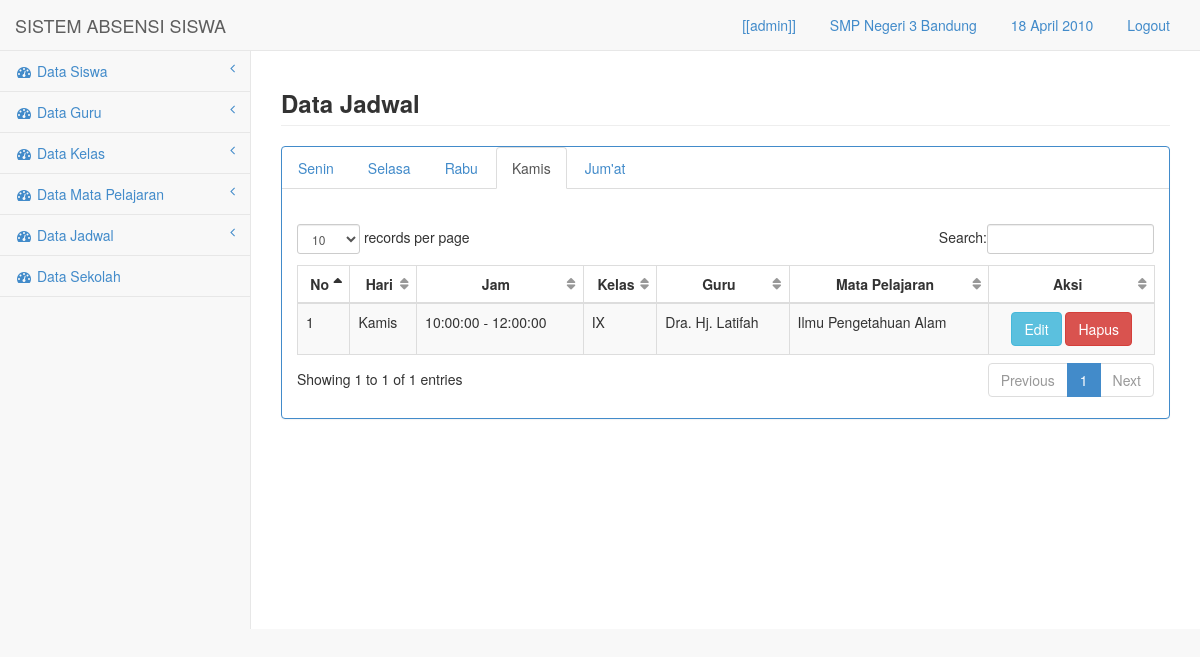
The app's page /media.php?module=kamis (signed in) with its own data.
### tables this page shows
CREATE TABLE `sekolah` (
  `id` int(10) NOT NULL,
  `kode` varchar(50) NOT NULL,
  `nama` varchar(100) NOT NULL,
  `alamat` text NOT NULL
);

CREATE TABLE `jadwal` (
  `idj` int(11) NOT NULL,
  `idh` int(11) NOT NULL,
  `idg` int(11) NOT NULL,
  `idk` int(11) NOT NULL,
  `idm` int(11) NOT NULL,
  `jam_mulai` time NOT NULL,
  `jam_selesai` time NOT NULL,
  `aktif` int(11) NOT NULL
);

CREATE TABLE `hari` (
  `idh` int(11) NOT NULL,
  `hari` varchar(15) NOT NULL
);

CREATE TABLE `kelas` (
  `idk` int(10) NOT NULL,
  `id` int(10) NOT NULL,
  `nama` varchar(50) NOT NULL
);

CREATE TABLE `guru` (
  `idg` int(10) NOT NULL,
  `nip` varchar(50) NOT NULL,
  `nama` varchar(100) NOT NULL,
  `jk` varchar(3) NOT NULL,
  `alamat` text NOT NULL,
  `pass` text NOT NULL
);

CREATE TABLE `mata_pelajaran` (
  `idm` int(11) NOT NULL,
  `nama_mp` varchar(100) NOT NULL
);

### config/fungsi.php (called while the page is built, shortened)
<?php
function tgl_ina($parameter){
$thn=substr($parameter,0,4);
$b=substr($parameter,5,2);
$tgl=substr($parameter,-2);
if($b==1) {$bln="Januari";}
else if($b==2) {$bln="Februari";}
else if($b==3) {$bln="Maret";}
else if($b==4) {$bln="April";}
$tanggal=$tgl . " ".$bln ." ".$thn;
return $tanggal;
}
?>

### module/jadwal/kamis.php (the view)
            <div class="row">
                <div class="col-lg-12">
					<h3 class="page-header"><strong>Data Jadwal</strong></h3>
                </div>
            </div>
            <div class="row">
                <div class="col-lg-12">
                    <div class="panel panel-primary">
                      <ul class="nav nav-tabs">
                    	  <li role="presentation"><a href="media.php?module=senin">Senin</a></li>
                    	  <li role="presentation"><a href="media.php?module=selasa">Selasa</a></li>
                    	  <li role="presentation"><a href="media.php?module=rabu">Rabu</a></li>
                        <li role="presentation" class="active"><a href="media.php?module=kamis">Kamis</a></li>
                        <li role="presentation"><a href="media.php?module=jumat">Jum'at</a></li>
                    	</ul>
                      <br>
                        <div class="panel-body">
                            <div class="table-responsive">
                                <table class="table table-striped table-bordered table-hover" id="dataTables-example">
                                    <thead>
                                        <tr>
                                            <th class="text-center">No</th>
                                            <th class="text-center">Hari</th>
                                            <th class="text-center">Jam</th>
                                            <th class="text-center">Kelas</th>
                                            <th class="text-center">Guru</th>
                                            <th class="text-center">Mata Pelajaran</th>
                                            <th class="text-center">Aksi</th>
                                        </tr>
                                    </thead>
                                    <tbody>
<?php
$no=1;
	$sql=mysql_query("select jadwal.idj , hari.hari , kelas.nama AS nama_kelas, guru.nama AS nama_guru, mata_pelajaran.nama_mp
  , jadwal.jam_selesai, jadwal.jam_mulai from jadwal,hari,kelas,guru,mata_pelajaran WHERE jadwal.idh=hari.idh AND jadwal.idk=kelas.idk AND jadwal.idg=guru.idg AND jadwal.idm=mata_pelajaran.idm AND jadwal.idh=4
  ORDER BY jadwal.jam_mulai");
	while($rs=mysql_fetch_array($sql)){
?>                                        <tr class="odd gradeX">
                                            <td><?php echo"$no";  ?></td>
                                            <td ><?php echo"$rs[hari]";  ?></td>
                                            <td ><?php echo"$rs[jam_mulai] - $rs[jam_selesai]";  ?></td>
                                            <td ><?php echo"$rs[nama_kelas]";  ?></td>
                                            <td ><?php echo"$rs[nama_guru]";  ?></td>
                                            <td ><?php echo"$rs[nama_mp]";  ?></td>
                                        <td class="text-center"><a href="./././media.php?module=input_jadwal&act=edit_jadwal&idj=<?php echo $rs['idj'] ?>"><button type="button" class="btn btn-info">Edit</button></a>
                                        <a href="././module/simpan.php?act=hapus_jadwal&idj=<?php echo $rs['idj'] ?>"><button type="button" class="btn btn-danger">Hapus</button></a></td>
                                        </tr>
<?php
$no++;}
?>
                                    </tbody>
                                </table>
                            </div>
                        </div>
                    </div>
                </div>
            </div>

### media.php (shortened to what this page needs)
<?php
if(!empty($_SESSION['nama'])){
$usre=$_SESSION['nama'];
$level=$_SESSION['level'];
$klss=$_SESSION['idk'];
$idd=$_SESSION['id'];
include "config/fungsi.php";
?>
<!DOCTYPE html>
<html>
<head>
    <link href="css/bootstrap.min.css" rel="stylesheet">
    <link href="font-awesome/css/font-awesome.css" rel="stylesheet">
    <link href="css/plugins/dataTables/dataTables.bootstrap.css" rel="stylesheet">
    <link href="css/sb-admin.css" rel="stylesheet">
</head>
<body>
    <div id="wrapper">
        <nav class="navbar navbar-default navbar-fixed-top" role="navigation" style="margin-bottom: 0">
            <div class="navbar-header">
                <a class="navbar-brand" href="media.php?module=home">SISTEM ABSENSI SISWA</a>
            </div>
            <ul class="nav navbar-top-links navbar-right">
                <li class="dropdown">
                    <a class="dropdown-toggle" data-toggle="dropdown" href="#">
<?php
if($level=="admin") {
echo "[[$usre]]";
}
elseif($level=="guru") {
echo "Guru: $usre";
}
else {
echo "Siswa: $usre";
}
?>
                   </a>
                </li>
       <li class="dropdown">
                    <a class="dropdown-toggle" data-toggle="dropdown" href="#">
<?php
if($level=="admin" OR $level=="guru"){
	$sqla=mysql_query("select * from sekolah where id='$idd'");
	$rsa=mysql_fetch_array($sqla);
echo "$rsa[nama]" ;
}else{
	$sql=mysql_query("select * from kelas where idk='$klss'");
	$rs=mysql_fetch_array($sql);
  $sqla=mysql_query("select * from sekolah where id='$idd'");
  $rsa=mysql_fetch_array($sqla);
echo "Kelas: $rs[nama] | $rsa[nama]";
}
?>
                   </a>
                </li>
                <li class="dropdown">
                    <a class="dropdown-toggle" data-toggle="dropdown" href="#">
<?php
$tgl_lengkap= tgl_ina(date("Y-m-d"));
if ($level=="guru") {
$hhari= hari_ina(date("l"));
echo "<b>$hhari, $tgl_lengkap</b>"; echo " | <label class='labelol' id='clock'></label>";
}
else {
  echo "$tgl_lengkap";
}
 ?>
                   </a>
                </li>
                <li class="dropdown">
                    <a class="dropdown-toggle" data-toggle="" href="logout.php">
<?php echo "Logout"; ?>
                   </a>
                </li>
            </ul>
            <div class="navbar-default navbar-static-side" role="navigation">
                <div class="sidebar-collapse">
                    <ul class="nav" id="side-menu">
<?php if($level=='admin'){ ?>
                        <li>
                            <a href="#"><i class="fa fa-dashboard fa-fw"></i> Data Siswa<span class="fa arrow"></span></a>
                        </li>
                        <li>
                            <a href="#"><i class="fa fa-dashboard fa-fw"></i> Data Guru<span class="fa arrow"></span></a>
                        </li>
<?php } ?>
<?php if($level=='admin'){ ?>
                        <li>
                            <a href="#"><i class="fa fa-dashboard fa-fw"></i> Data Kelas<span class="fa arrow"></span></a>
                        </li>
<?php } ?>
<?php if($level=='admin'){ ?>
                        <li>
                            <a href="#"><i class="fa fa-dashboard fa-fw"></i> Data Mata Pelajaran<span class="fa arrow"></span></a>
                        </li>
<?php } ?>
<?php if($level=='admin'){ ?>
                        <li>
                            <a href="#"><i class="fa fa-dashboard fa-fw"></i> Data Jadwal<span class="fa arrow"></span></a>
                        </li>
<?php } ?>
<?php if($level=='admin'){ ?>
                          <li>
                            <a href="media.php?module=sekolah"><i class="fa fa-dashboard fa-fw"></i> Data Sekolah</a>
                        </li>
<?php } ?>
                    </ul>
                </div>
            </div>
        </nav>
        <div id="page-wrapper">
<?php include "content.php";  ?>
        </div>
    </div>
</body>
</html>
<?php }
else {
  echo "<center><h2>Anda Harus Login Terlebih Dahulu</h2>
    <a href=index.php><b>Klik ini untuk Login</b></a></center>";
}
?>

### css/sb-admin.css (style rules this page uses)
body { padding-top: 100px; background-color: #f8f8f8; }
@media (min-width:768px) { body { padding-top: 50px; } }
#wrapper { width: 100%; height:100%; }
#page-wrapper { padding: 0 15px; min-height: 579px; height:100%; background-color: #fff; }
@media (min-width:768px) { #page-wrapper { position: inherit; margin: 0 0 0 250px; padding: 0 30px; height:100%; border-left: 1px solid #e7e7e7; } }
.navbar-top-links li { display: inline-block; }
.navbar-top-links li:last-child { margin-right: 15px; }
.navbar-top-links li a { padding: 15px; min-height: 50px; }
.navbar-static-side ul li { border-bottom: 1px solid #e7e7e7; }
.arrow { float: right; }
.fa.arrow:before { content: "\f104"; }
@media (min-width:768px) { .navbar-static-side { z-index: 1; position: absolute; width: 250px; margin-top: 51px; } }
table.dataTable thead .sorting, table.dataTable thead .sorting_asc, table.dataTable thead .sorting_desc, table.dataTable thead .sorting_asc_disabled, table.dataTable thead .sorting_desc_disabled { background: transparent; }
table.dataTable thead .sorting_asc:after { content: "\f0de"; float: right; font-family: fontawesome; }
table.dataTable thead .sorting:after { content: "\f0dc"; float: right; font-family: fontawesome; color: rgba(50,50,50,.5); }

### records on screen
sekolah: nama "SMP Negeri 3 Bandung"
jadwal: hari.hari "Kamis", jam_mulai "10:00:00", jam_selesai "12:00:00", kelas.nama "IX", guru.nama "Dra. Hj. Latifah", mata_pelajaran.nama_mp "Ilmu Pengetahuan Alam"

### other values on screen
$usre "admin"
$tgl_lengkap "18 April 2010"
